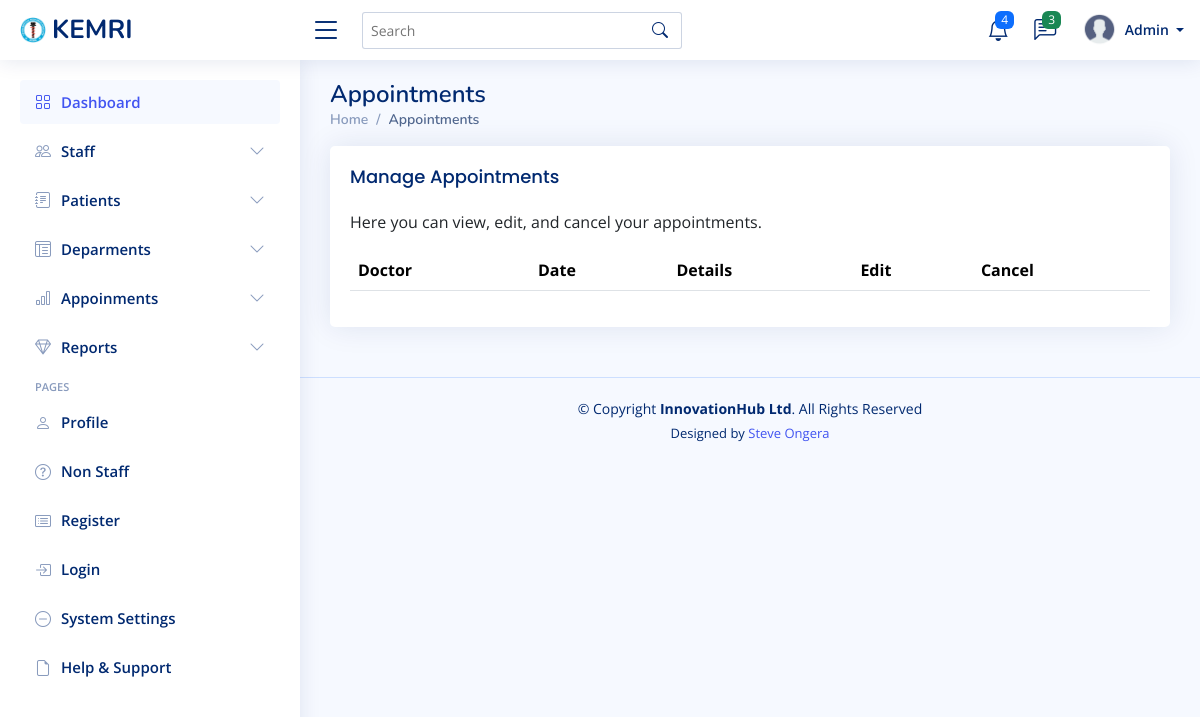
The app's page /appointments/, older data.
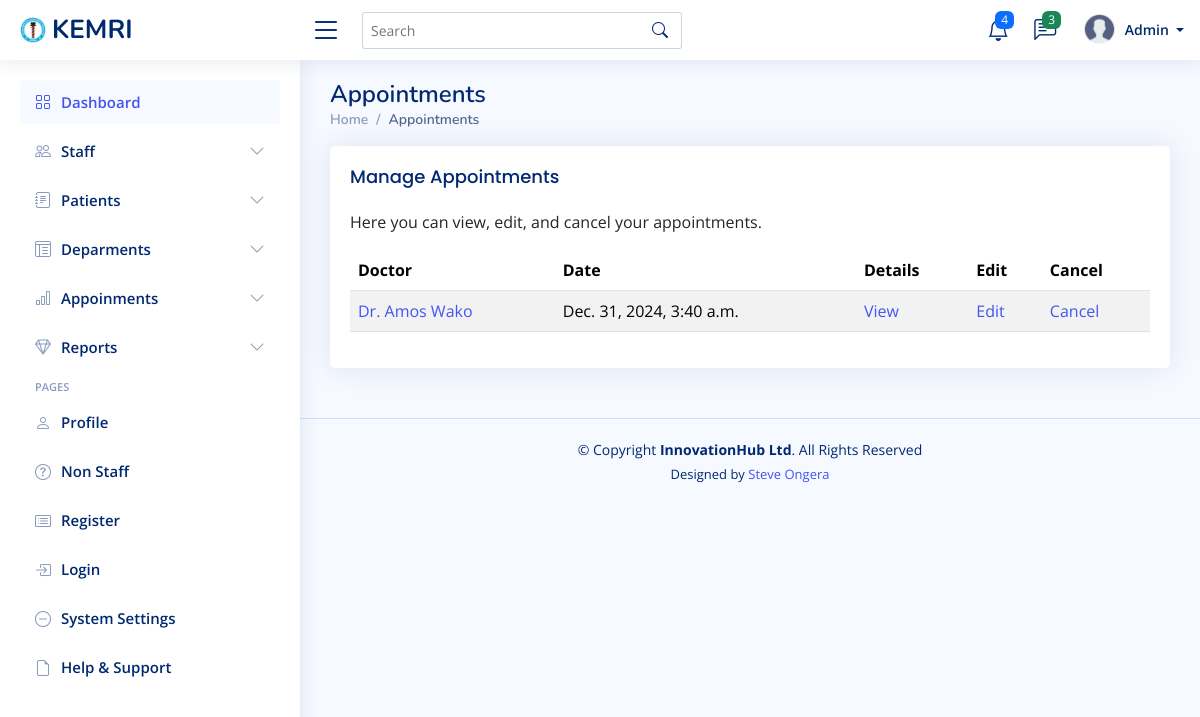
The same page, newer data.
### mtwapa_branch/models.py (models this page shows, shortened)
class Appointment(models.Model):
    patient = models.ForeignKey(Patient, on_delete=models.CASCADE)
    doctor = models.ForeignKey(Doctor, on_delete=models.CASCADE)
    date = models.DateTimeField()
    reason = models.TextField()
    status = models.CharField(
        max_length=20,
        choices=[
            ('scheduled', 'Scheduled'),
            ('completed', 'Completed'),
            ('cancelled', 'Cancelled')
        ],
        default='scheduled'
    )

class Doctor(models.Model):
    first_name = models.CharField(max_length=100)
    last_name = models.CharField(max_length=100)
    gender = models.CharField(
        max_length=10,
        choices=[('Male', 'Male'), ('Female', 'Female'), ('Other', 'Other')],
        blank=True,
        null=True
    )
    phone = models.CharField(max_length=100)
    emergency_contact_name = models.CharField(max_length=100, blank=True, null=True)
    emergency_contact_phone = models.CharField(max_length=15, blank=True, null=True)
    address = models.CharField(max_length=100)
    identification_no = models.CharField(max_length=100)
    specialization = models.CharField(max_length=100)
    department = models.ForeignKey(
        'Department',
        on_delete=models.SET_NULL,
        null=True,
        related_name='doctors'  # Custom related_name to avoid clash
    )
    years_of_experience = models.PositiveIntegerField()
    available_days = models.CharField(max_length=255)  # e.g., "Monday, Wednesday, Friday"
    profile_picture = models.ImageField(upload_to='doctor_profiles/', blank=True, null=True)

### mtwapa_branch/views.py (the view)
# urls.py: path('appointments/', views.appointment_list, name='appointment_list'),
def appointment_list(request):
    appointments = Appointment.objects.all()
    return render(request, 'appointment/appointment_list.html', {'appointments': appointments})

### templates/appointment/appointment_list.html
{% extends "base/base.html" %}
{% block content %}
<div class="pagetitle">
    <h1>Appointments</h1>
    <nav>
        <ol class="breadcrumb">
            <li class="breadcrumb-item"><a href="{% url 'dashboard' %}">Home</a></li>
            <li class="breadcrumb-item active">Appointments</li>
        </ol>
    </nav>
</div>
<section class="section">
    <div class="row">
        <div class="col-lg-12">
            <div class="card">
                <div class="card-body">
                    <h5 class="card-title">Manage Appointments</h5>
                    <p>Here you can view, edit, and cancel your appointments.</p>
                    <div class="table-responsive">
                        <table class="table table-striped datatable">
                            <thead>
                                <tr>
                                    <th>Doctor</th>
                                    <th>Date</th>
                                    <th>Details</th>
                                    <th>Edit</th>
                                    <th>Cancel</th>
                                </tr>
                            </thead>
                            <tbody>
                                {% for appointment in appointments %}
                                <tr>
                                    <td><a href="{% url 'appointment_detail' appointment.pk %}">Dr. {{ appointment.doctor.first_name }} {{ appointment.doctor.last_name }}</a></td>
                                    <td>{{ appointment.date }}</td>
                                    <td><a href="{% url 'appointment_detail' appointment.pk %}">View</a></td>
                                    <td><a href="{% url 'appointment_update' appointment.pk %}">Edit</a></td>
                                    <td><a href="{% url 'appointment_delete' appointment.pk %}">Cancel</a></td>
                                </tr>
                                {% endfor %}
                            </tbody>
                        </table>
                    </div>
                </div>
            </div>
        </div>
    </div>
</section>
{% endblock %}

Row changes from the older to the newer data that the page shows:
added Appointment: doctor.first_name "Amos", doctor.last_name "Wako", date "Dec. 31, 2024, 3:40 a.m."
